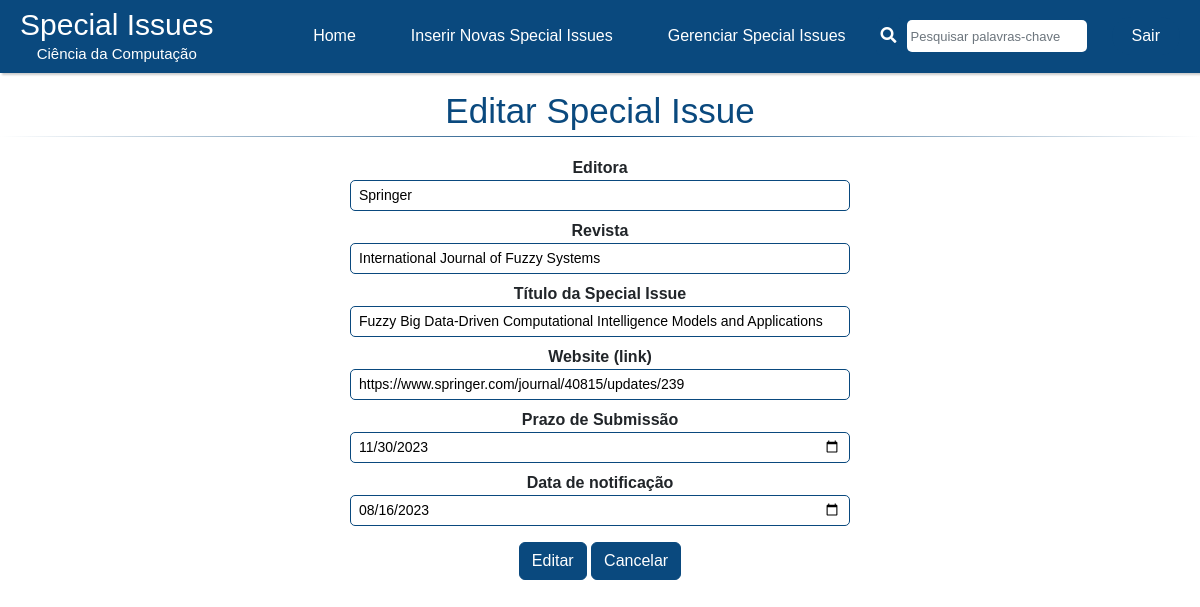
/admin/editar/6 (signed in), run on the app's committed database.
### website/adm/models.py (models this page shows)
class SPI(db.Model):
    id = db.Column(db.Integer, primary_key=True)
    editora = db.Column(db.String, unique=False, nullable=False)
    revista = db.Column(db.String, unique=False, nullable=False)
    titulo = db.Column(db.String, unique=False, nullable=False)
    link = db.Column(db.String, unique=True, nullable=False)
    prazo = db.Column(db.Date, unique=False, nullable=False)
    datanot = db.Column(db.Date, unique=False, nullable=False)
    detalhes = db.Column(db.String, unique=False, nullable=False)

### website/adm/rotas.py (the view, shortened to what this page needs)
@app.route('/admin/editar/<int:id>', methods=['GET', 'POST'])
def editar(id):
    if 'usuario' not in session:
        flash (f'Login necessário', 'danger')
        return redirect(url_for('loginform'))
    else:
        spi= SPI.query.get(id)
        form = RegistrationForm(request.form, obj=spi)
    return render_template('admin/editar.html', spi=spi, title="Editar", form=form)

### website/adm/forms.py
class RegistrationForm(Form):
    editora = StringField('Editora', [validators.Length(min=4, max=25)])
    revista = StringField('Revista', [validators.Length(min=6, max=100)])
    titulo = StringField('Título da Special Issue', [validators.Length(min=6, max=500)])
    link = StringField('Website (link)', [validators.Length(min=6, max=100)])
    prazo = DateField('Prazo de Submissão')
    datanot = DateField('Data de notificação')
    detalhes = StringField('Detalhes', [validators.Length(min=1, max=5000)])

### website/templates/admin/editar.html (shortened to what this page needs)
{% extends 'layout.html' %}
{% block content %}
{% include 'navbar.html' %}
<link rel="stylesheet" href="https://cdn.jsdelivr.net/npm/flatpickr/dist/flatpickr.min.css">
<div class="text-center h1 h1-bg" style="color: #0a497e; margin-top: 17px; font-size: 35px;"> Editar Special Issue </div>
<div class="container my-4">
    {% from "suporteenvio.html" import render_field %}
    <form method="post" enctype="multipart/form-data">
        <div class="text-center">
            {{ render_field(form.editora, class="form-control-sm", style="border: 1px solid #0a497e; width: 500px; border-radius: 5px", value=spi.editora)}}
            {{ render_field(form.revista, class="form-control-sm", style="border: 1px solid #0a497e; width: 500px; border-radius: 5px", value=spi.revista)}}
            {{ render_field(form.titulo, class="form-control-sm", style="border: 1px solid #0a497e; width: 500px; border-radius: 5px", value=spi.titulo)}}
            {{ render_field(form.link, class="form-control-sm", style="border: 1px solid #0a497e; width: 500px; border-radius: 5px", value=spi.link)}}
            {{ render_field(form.prazo, class="form-control-sm datepicker", style="border: 1px solid #0a497e; width: 500px; border-radius: 5px",value=spi.prazo) }}
            {{ render_field(form.datanot, class="form-control-sm datepicker", style="border: 1px solid #0a497e; width: 500px; border-radius: 5px", value=spi.datanot)}}
        </div>
        <p class="text-center">
            <div class="mt-3 text-center">
                <button type="submit" name="update" class="btn btn-primary">Editar</button>
    <button type="submit" name="cancel" class="btn btn-success">Cancelar</button>
            </div>
        </p>
    </form>
</div>
{% endblock content %}

### website/templates/suporteenvio.html (shortened to what this page needs)
{% macro render_field(field) %}
  <dt>{{ field.label }}
  <dd>{{ field(**kwargs)|safe }}
  </dd>
{% endmacro %}

### website/templates/navbar.html (style rules this page uses)
body { margin: 0; padding: 0; font-family: Arial, sans-serif; background-color: white; }

### website/templates/admin/editar.html (style rules this page uses)
.btn { background-color: #0a497e; border-color: #0a497e; color: white; transition: background-color 0.5s; }
.h1-bg { font-size: 40px; text-align: center; position: relative; }
.h1-bg::before { content: ""; position: absolute; bottom: -5px; left: 0; right: 0; height: 1px; background: linear-gradient(to right, white, #0a497e, white); }

### data on the page
SPI: editora "Springer", revista "International Journal of Fuzzy Systems", titulo "Fuzzy Big Data-Driven Computational Intelligence Models and Applications", link "https://www.springer.com/journal/40815/updates/239", prazo "11/30/2023", datanot "08/16/2023"

### other printed values
{{ field.label }} "Editora Revista Título da Special Issue Website (link) Prazo de Submissão Data de notificação"
